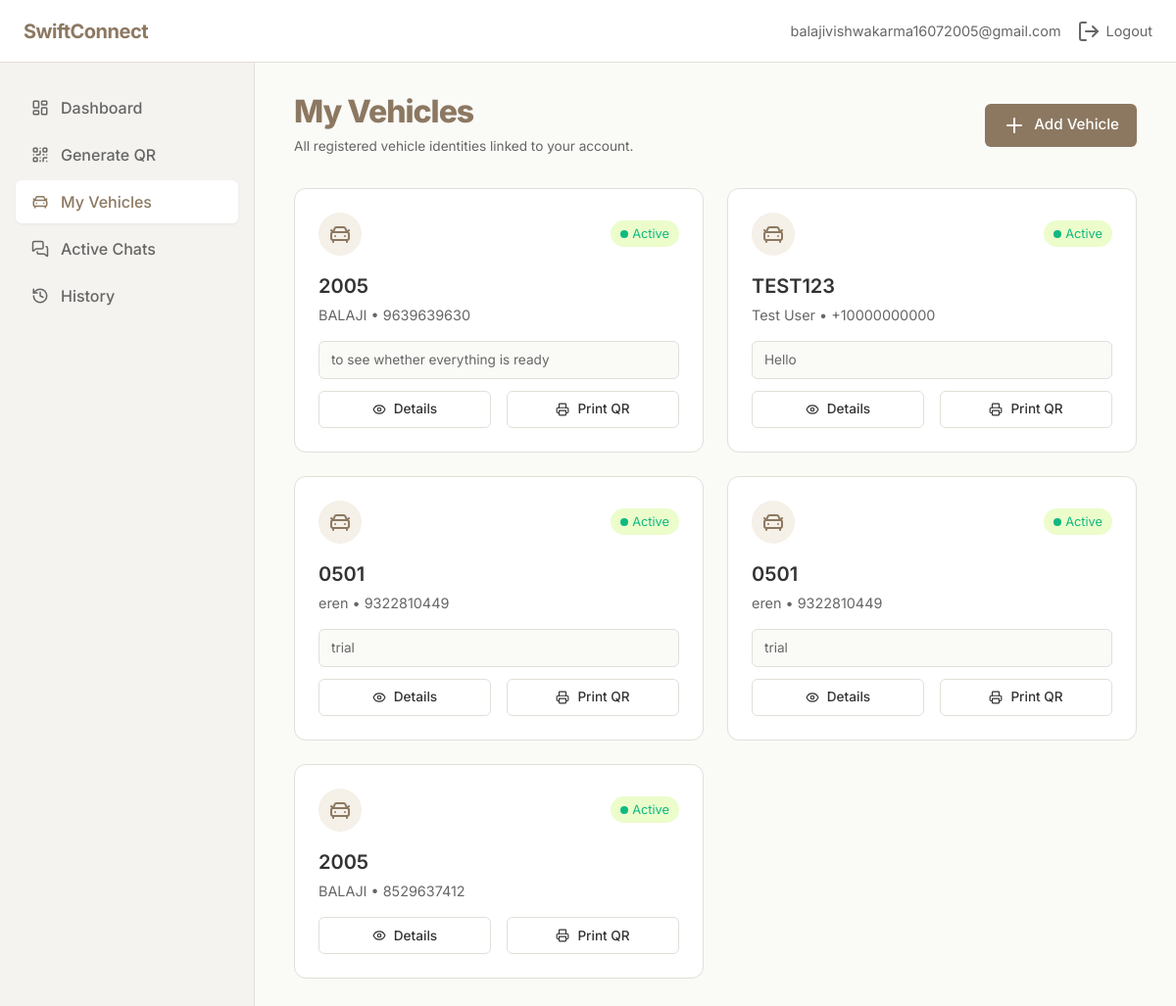
Page /vehicles (signed in) on the earlier database version.
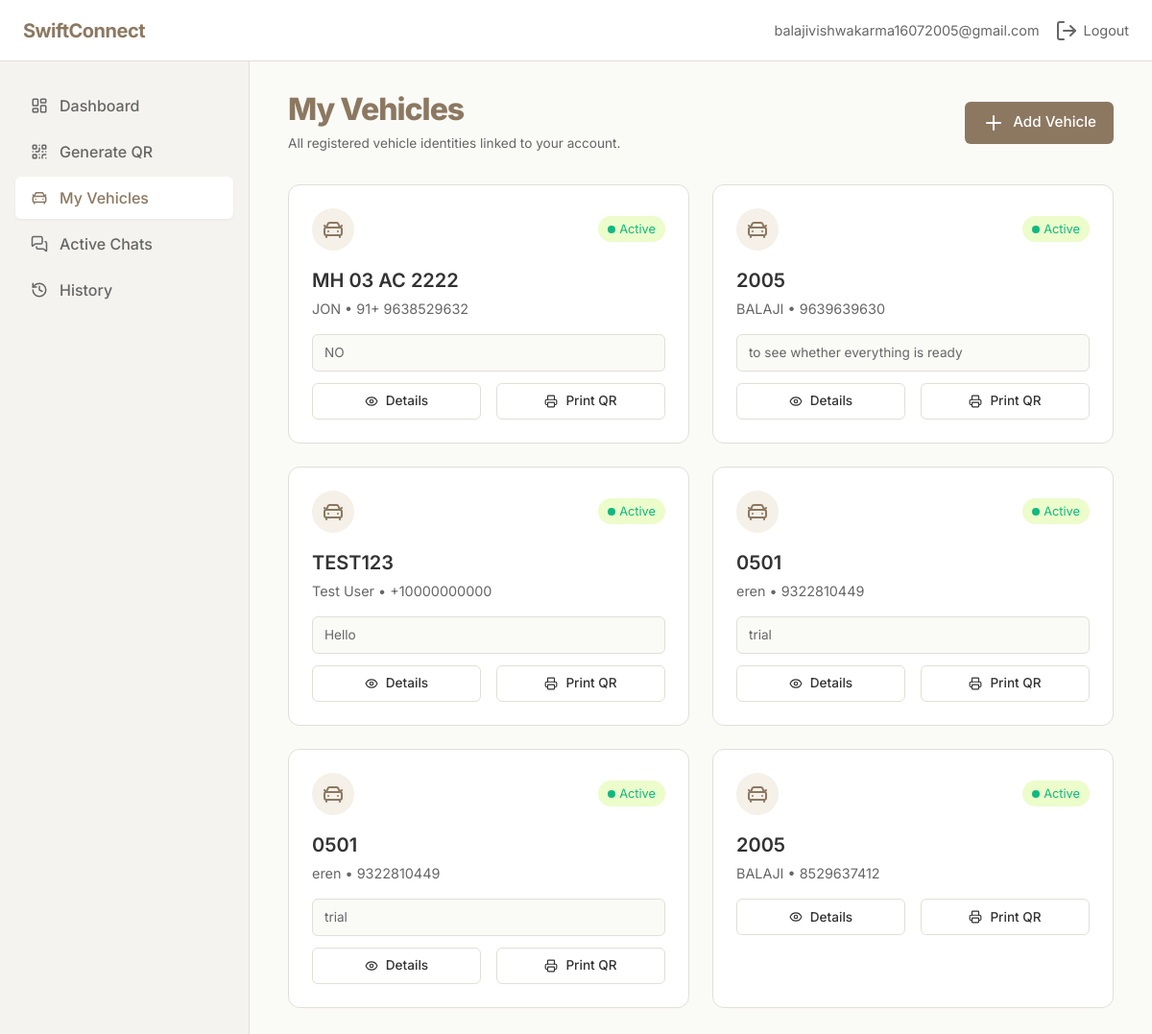
Same page on the later database version.
### tables this page shows
CREATE TABLE qr_data (
            id INTEGER PRIMARY KEY AUTOINCREMENT,
            user_id INTEGER NOT NULL,
            name TEXT NOT NULL,
            vehicle TEXT NOT NULL,
            phone TEXT NOT NULL,
            message TEXT,
            qr_image_path TEXT NOT NULL,
            created_at TEXT NOT NULL DEFAULT CURRENT_TIMESTAMP, chat_token TEXT, is_blocked INTEGER NOT NULL DEFAULT 0, purpose TEXT,
            FOREIGN KEY (user_id) REFERENCES users(id)
        );

### app.py (the view)
@app.route('/vehicles')
def vehicles():
    if 'user_id' not in session:
        flash('Please login to access vehicles page', 'warning')
        return redirect(url_for('login'))
    conn = get_db()
    c = conn.cursor()
    rows = c.execute(
        'SELECT id, name, vehicle, phone, message, qr_image_path, is_blocked, created_at FROM qr_data WHERE user_id = ? ORDER BY created_at DESC',
        (session['user_id'],)
    ).fetchall()
    conn.close()
    vehicle_list = []
    for row in rows:
        vehicle_list.append({
            'id': row['id'],
            'name': row['name'],
            'vehicle': row['vehicle'],
            'phone': row['phone'],
            'message': row['message'],
            'qr_image_path': row['qr_image_path'],
            'is_blocked': bool(row['is_blocked']),
            'created_at': row['created_at']
        })
    return render_template('vehicles.html', user_email=session.get('user_email'), active_page='vehicles', vehicles=vehicle_list)

### app.py (called while the page is built)
def get_db():
    conn = sqlite3.connect(DATABASE)
    conn.row_factory = sqlite3.Row
    return conn

### templates/vehicles.html (shortened to what this page needs)
{% extends 'base.html' %}
{% block content %}
<div class="mb-8 flex justify-between items-center">
    <div>
        <h1 class="hero-title" style="font-size: 2rem; margin-bottom: 8px;">My Vehicles</h1>
        <p class="chat-subtitle">All registered vehicle identities linked to your account.</p>
    </div>
    <a href="{{ url_for('generate') }}" class="btn btn-primary"><i data-lucide="plus"></i> Add Vehicle</a>
</div>
{% if vehicles and vehicles|length > 0 %}
    <div class="grid-2">
        {% for v in vehicles %}
            <div class="flat-card">
                <div class="flex items-center justify-between mb-4">
                    <div class="btn-icon" style="background-color: var(--beige-light, #F5F0E8); color: var(--primary-color); width: 44px; height: 44px; flex-shrink: 0;">
                        <i data-lucide="car-front"></i>
                    </div>
                    {% if v.is_blocked %}
                        <span style="display:inline-flex; align-items:center; gap:4px; font-size: 0.8rem; color: #EF4444; background: #FEE2E2; padding: 4px 10px; border-radius: 99px;"><span class="status-dot status-inactive"></span> Blocked</span>
                    {% else %}
                        <span style="display:inline-flex; align-items:center; gap:4px; font-size: 0.8rem; color: #10B981; background: #ECFCCB; padding: 4px 10px; border-radius: 99px;"><span class="status-dot status-active"></span> Active</span>
                    {% endif %}
                </div>
                <div class="card-title" style="font-size: 1.25rem; margin-bottom: 4px;">{{ v.vehicle }}</div>
                <div class="card-subtitle mb-4">{{ v.name }} &bull; {{ v.phone }}</div>
                {% if v.message %}
                    <div style="font-size: 0.85rem; color: var(--text-muted); background: var(--bg-color); padding: 8px 12px; border-radius: 6px; border: 1px solid var(--border-color); margin-bottom: 12px;">{{ v.message }}</div>
                {% endif %}
                <div class="flex gap-4" style="margin-top: auto;">
                    <a href="{{ url_for('history_detail', qr_id=v.id) }}" class="btn btn-secondary" style="padding: 6px 14px; font-size: 0.85rem; flex: 1; text-align: center;"><i data-lucide="eye" style="width: 14px;"></i> Details</a>
                    <a href="{{ url_for('print_qr', qr_id=v.id) }}" target="_blank" class="btn btn-secondary" style="padding: 6px 14px; font-size: 0.85rem; flex: 1; text-align: center;"><i data-lucide="printer" style="width: 14px;"></i> Print QR</a>
                </div>
            </div>
        {% endfor %}
    </div>
{% endif %}
{% endblock %}

Differences in the rows shown:
added qr_data: is_blocked 0 (drawn), vehicle "MH 03 AC 2222", name "JON", phone "91+ 9638529632", message "NO"
